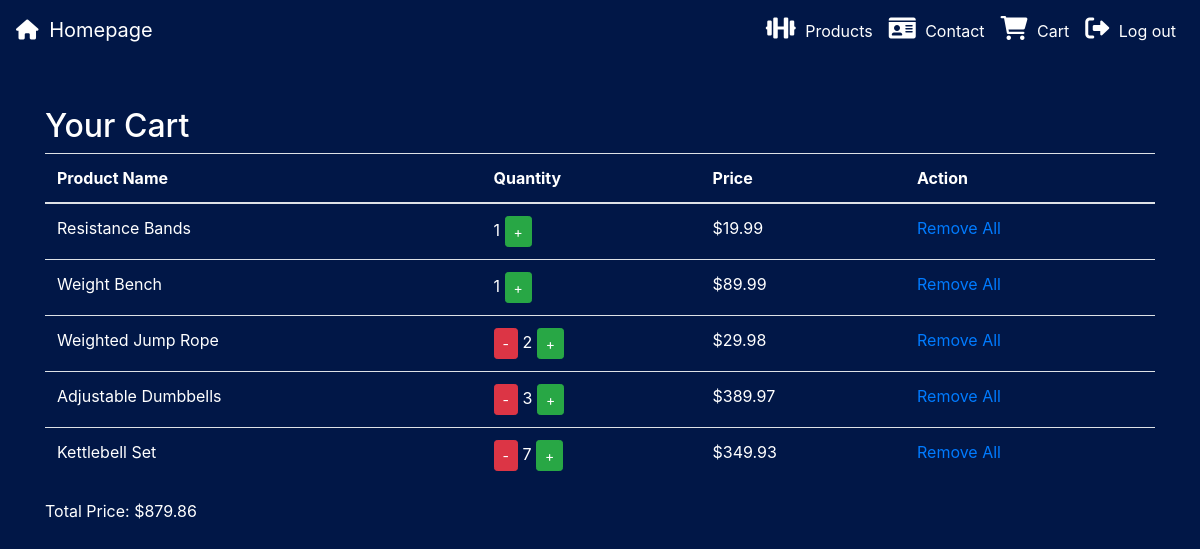
Page /cart.php (signed in) on the committed database.
### tables this page shows
CREATE TABLE `cart_items` (
  `id` int(11) NOT NULL,
  `user_id` int(11) DEFAULT NULL,
  `product_id` int(11) DEFAULT NULL,
  `quantity` int(11) DEFAULT NULL
);

CREATE TABLE `products` (
  `id` int(11) NOT NULL,
  `name` text NOT NULL,
  `description` text DEFAULT NULL,
  `image` varchar(255) DEFAULT NULL,
  `price` decimal(10,2) NOT NULL
);

### cart.php (the view, shortened to what this page needs)
<?php
$servername = "localhost";
$username = "root";
$password = "";
$dbname = "webshop";
$conn = new mysqli($servername, $username, $password, $dbname);
$user_id = isset($_SESSION['user_id']) ? $_SESSION['user_id'] : null;
$sql = "SELECT cart_items.id, products.name, cart_items.quantity, products.price
        FROM cart_items
        JOIN products ON cart_items.product_id = products.id
        WHERE cart_items.user_id = $user_id";
$result = $conn->query($sql);
?>
<!DOCTYPE html>
<html lang="en">
<head>
    <link rel="stylesheet" href="https://maxcdn.bootstrapcdn.com/bootstrap/4.0.0/css/bootstrap.min.css">
    <link rel="stylesheet" href="/css/styles.css">
</head>
<body>
    <?php include 'navbar.php'; ?>
    <div class="container mt-5">
        <h2>Your Cart</h2>
        <?php
        if ($result->num_rows > 0) {
            echo '<table class="table">';
            echo '<thead><tr><th>Product Name</th><th>Quantity</th><th>Price</th><th>Action</th></tr></thead>';
            echo '<tbody>';
            while ($row = $result->fetch_assoc()) {
                echo '<tr>';
                echo '<td>' . $row['name'] . '</td>';
                echo '<td>';
                if ($row['quantity'] > 1) {
                    echo '<button class="btn btn-sm btn-danger" onclick="updateQuantity(' . $row['id'] . ', \'remove\')">-</button>';
                }
                echo ' ' . $row['quantity'] . ' ';
                echo '<button class="btn btn-sm btn-success" onclick="updateQuantity(' . $row['id'] . ', \'add\')">+</button>';
                echo '</td>';
                echo '<td>$' . number_format($row['quantity'] * $row['price'], 2) . '</td>';
                echo '<td><a href="#" onclick="updateQuantity(' . $row['id'] . ', \'removeAll\')">Remove All</a></td>';
                echo '</tr>';
            }
            echo '</tbody>';
            echo '</table>';
            $totalPriceSql = "SELECT SUM(cart_items.quantity * products.price) AS total_price
                              FROM cart_items
                              JOIN products ON cart_items.product_id = products.id
                              WHERE cart_items.user_id = $user_id";
            $totalPriceResult = $conn->query($totalPriceSql);
            if ($totalPriceResult->num_rows > 0) {
                $totalPriceRow = $totalPriceResult->fetch_assoc();
                $totalPrice = $totalPriceRow['total_price'];
                echo '<div class="mt-3">Total Price: $' . number_format($totalPrice, 2) . '</div>';
            }
        } else {
            echo '<p>Your cart is empty.</p>';
        }
        ?>
    </div>
</body>
</html>

### navbar.php (shortened to what this page needs)
<link rel="stylesheet" href="/css/navbarStyle.css">
<link rel="stylesheet" href="https://cdnjs.cloudflare.com/ajax/libs/font-awesome/6.0.0/css/all.min.css">
<nav class="navbar navbar-expand-lg navbar-light">
    <a class="navbar-brand" href="homepage.php">
        <i class="fas fa-home"></i> Homepage
    </a>
    <div class="collapse navbar-collapse" id="navbarNav">
        <ul class="navbar-nav ml-auto">
            <li class="nav-item">
                <a class="nav-link" href="products.php">
                    <i class="fas fa-dumbbell"></i> Products
                </a>
            </li>
            <li class="nav-item">
                <a class="nav-link" href="contact.php">
                    <i class="fas fa-id-card"></i> Contact
                </a>
            </li>
            <?php
        if (isset($_SESSION['user_id'])) {
            echo '<li class="nav-item">
                    <a class="nav-link" href="cart.php">
                        <i class="fas fa-shopping-cart"></i> <span id="cartCount">Cart</span>
                    </a>
                </li>';
            echo '<li class="nav-item">
                    <a class="nav-link" href="logout.php">
                        <i class="fas fa-sign-out-alt"></i> Log out
                    </a>
                </li>';
        }
        ?>
    </ul>
</div>
</nav>

### css/styles.css (style rules this page uses)
body { background-color: rgb(1, 23, 71); color: #333; display: flex; flex-direction: column; min-height: 100vh; margin: 0; }
.container { flex: 1; }
body, .container { color: #fff; }

### css/navbarStyle.css (style rules this page uses)
.navbar-light .navbar-brand { color: #fff; }
.navbar-brand i.fas, .navbar-nav .nav-link i.fas { margin-right: 5px; color: white; }
.navbar-brand i.fas.fa-home::before { content: '\f015'; }
.navbar-nav .nav-link i.fas.fa-dumbbell::before { content: '\f44b'; }
.navbar-nav .nav-link i.fas.fa-id-card::before { content: '\f2c2'; }
.navbar-nav .nav-link i.fas.fa-shopping-cart::before { content: '\f07a'; }
.navbar-nav .nav-link i.fas.fa-sign-out-alt::before { content: '\f2f5'; }
.navbar-nav .nav-link i.fas::before { font-weight: bold; font-size: 1.5em; }
.navbar-nav .nav-link { color: white !important; }
.navbar-nav li.nav-item a.nav-link { text-decoration: none; }

### rows in the picture
cart_items: product.name "Resistance Bands", quantity "1", $row['quantity']*$row['price'] "19.99"
cart_items: product.name "Weight Bench", quantity "1", $row['quantity']*$row['price'] "89.99"
cart_items: product.name "Weighted Jump Rope", quantity "2", $row['quantity']*$row['price'] "29.98"
cart_items: product.name "Adjustable Dumbbells", quantity "3", $row['quantity']*$row['price'] "389.97"
cart_items: product.name "Kettlebell Set", quantity "7", $row['quantity']*$row['price'] "349.93"

### other values in the picture
$totalPrice "879.86"
